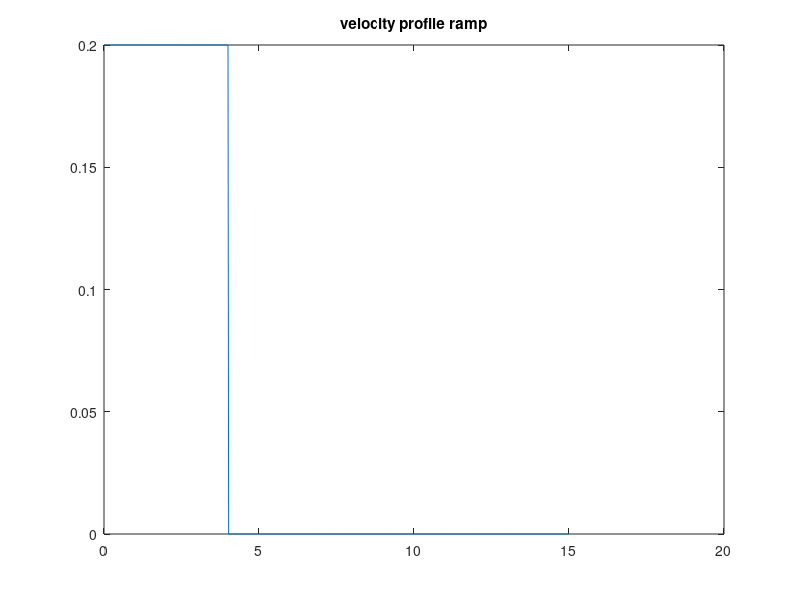
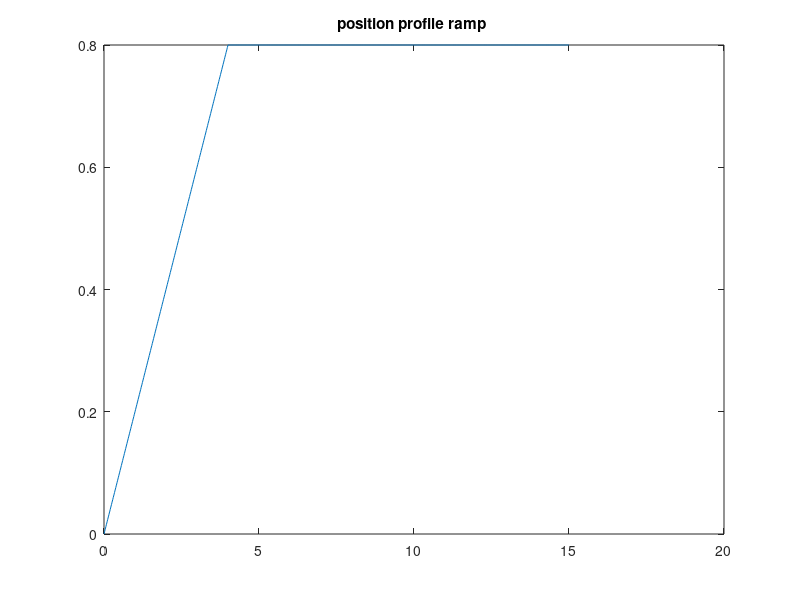

MATLAB code for these plots, in order: (Note: this script raises an error after producing the figures.)
%% CSV FILE MAKER %%
clc
clear all

frequency = 50;
timestep = 1/frequency;
time = 0:timestep:15;

v_max = 0.2;
if v_max == 0.2
    offset = 1;
else
    offset = 0;
end

% Experiment opstelling:
l = 1; %cable length
theta_opt = 60.85*pi/180; %optimale eindhoek kabel [rad]
%theta_opt = pi/4;
dx_robot = 0.8;  %horizontale verplaatsing robot [m]
dx_object = dx_robot + l*sin(theta_opt); %horizontale verplaatsing bak [m]

%% 1. RAMP INPUT 
v = v_max;
t_eind = dx_robot/v;
ramp = v*[0:timestep:t_eind];

position = dx_robot*ones(1,length(time));
position(1,1:round(t_eind/timestep)+1) = ramp;

velocity = zeros(1,length(time));
velocity(1,1:round(t_eind/timestep)+1) = v;

figure
plot(time,velocity)
title("velocity profile ramp")
figure 
plot(time,position)
title("position profile ramp ")


 writematrix(position,'ramp_position.csv')
 writematrix(velocity,'ramp_velocity.csv')

%% 2. BANG BANG INPUT

v = v_max/2;



frequency = 50;
timestep = 1/frequency;
time = 0:timestep:15;
dx_robot = 0.8;  %horizontale verplaatsing robot [m]
T = dx_robot/v;

tau1 = (0:timestep:T/2)/T;
tau2 = (T/2:timestep:T)/T;

% Position 
S1 = dx_robot*2*(tau1).^2;
S2 = dx_robot*(-2*tau2.^2+4*tau2-1);

disp(size(1:ceil(T/(2*timestep)+1)));

disp(size(S1));


position(1:ceil(T/(2*timestep)+offset)) = S1;   
position(ceil(T/(2*timestep)):(ceil(T/timestep))) = S2;
position(ceil(T/timestep):end) = dx_robot;



% Velocity
V1 = v*4*tau1;
V2 = v*(-4*tau2 + 4);


velocity(1:ceil(T/(2*timestep))+offset) = V1;
velocity(ceil(T/(2*timestep)):ceil(T/(timestep))) = V2;        
velocity(ceil(T/timestep):end) = 0;
figure
plot(time,velocity)
title("velocity profile bangbang")
figure 
plot(time,position)
title("position profile bangbang ")


 writematrix(position,'bangbang_position.csv')
 writematrix(velocity,'bangbang_velocity.csv')

%% 3. POLYNOOM INPUT
 
v = v_max/2.2;


frequency = 50;
timestep = 1/frequency;
time = 0:timestep:15;
dx_robot = 0.8;  %horizontale verplaatsing robot [m]
T = dx_robot/v;


tau = (0:timestep:T)/T;

% Position 
S = dx_robot*(-20*tau.^7+70*tau.^6-84*tau.^5+35*tau.^4);

position(1:ceil(T/(timestep))+offset) = S;       
position(1+ceil(T/timestep):end) = dx_robot;


% Velocity
V = v*(-7*20*tau.^6 + 6*70*tau.^5 -5*84*tau.^4 +4*35*tau.^3);

velocity(1:ceil(T/(timestep))+offset) = V;      
velocity(1+ceil(T/timestep):end) = 0;

 writematrix(position,'poly_position.csv')
 writematrix(velocity,'poly_velocity.csv')
figure
plot(time,velocity)
title("velocity profile poly")
figure 
plot(time,position)
title("position profile poly ")
